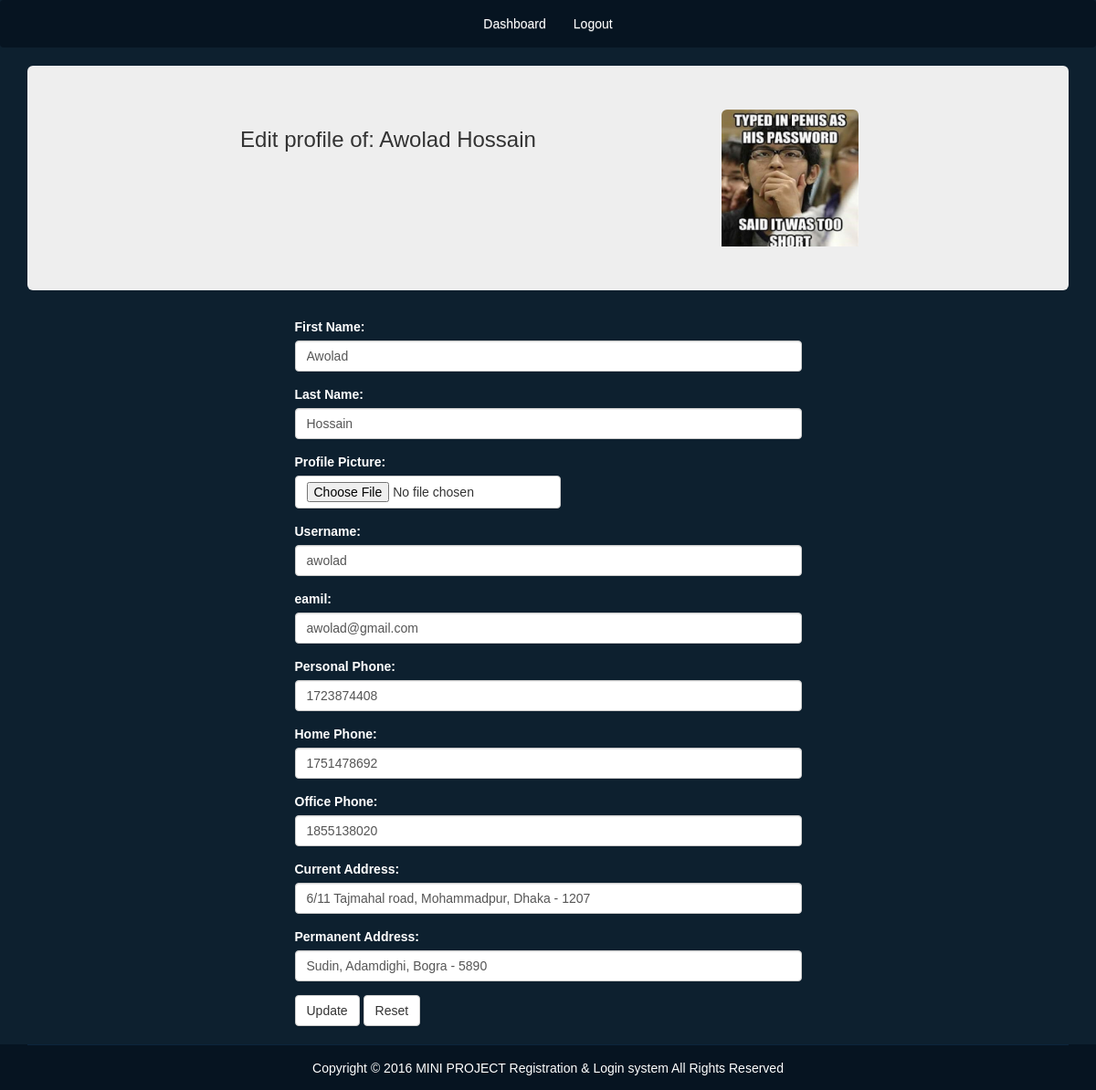
The app's page /editprofile.php?id=95 (signed in) with its own data.
### tables this page shows
CREATE TABLE `profiles` (
  `id` int(11) NOT NULL,
  `user_id` int(11) NOT NULL,
  `first_name` varchar(255) DEFAULT NULL,
  `last_name` varchar(255) DEFAULT NULL,
  `profile_pic` varchar(255) DEFAULT NULL,
  `personal_phone` int(11) DEFAULT NULL,
  `home_phone` int(11) DEFAULT NULL,
  `office_phone` int(11) DEFAULT NULL,
  `current_address` varchar(255) DEFAULT NULL,
  `permanent_address` varchar(255) DEFAULT NULL,
  `created_at` datetime DEFAULT NULL,
  `modified_at` datetime DEFAULT NULL,
  `deleted_at` datetime DEFAULT NULL,
  `modified_by` int(11) DEFAULT NULL
);

CREATE TABLE `users` (
  `id` int(11) NOT NULL,
  `user_group_id` int(11) NOT NULL,
  `unique_id` varchar(255) NOT NULL,
  `username` varchar(255) NOT NULL,
  `password` varchar(255) NOT NULL,
  `email` varchar(255) NOT NULL,
  `modified_at` datetime NOT NULL,
  `created_at` datetime NOT NULL,
  `deleted_at` datetime DEFAULT NULL,
  `is_active` int(11) DEFAULT NULL
);

### app/src/User.php (called while the page is built, shortened)
<?php
class User
{
    public $conn = '';
    public $dbUsserName = 'root';
    public $dbPass = '';
    public $id = '';
    public function __construct()
    {
        try {
            $this->conn = new PDO('mysql:host=localhost;dbname=miniprojectreg', $this->dbUsserName, $this->dbPass);
        } catch (PDOException $e) {
            echo 'ERROR: ' . $e->getMessage();
        }
    }
    public function prepare($data = array())
    {
        if (is_array($data) && array_key_exists('id', $data)) {
            $this->id = $data['id'];
        }
        return $this;
    }
    public function editProfile()
    {
        $stmt = $this->conn->prepare("SELECT p.first_name, p.last_name, p.profile_pic, u.id, u.username, u.email, p.personal_phone, p.home_phone, p.office_phone, p.current_address, p.permanent_address FROM users u JOIN profiles p ON u.id = p.user_id WHERE u.id = :id");
        $stmt->execute(array(':id' => $this->id));
        $singleUser = $stmt->fetch(PDO::FETCH_ASSOC);
        return $singleUser;
    }
}

### editprofile.php (the view, shortened to what this page needs)
<?php
$user = new User();
$singleuser = $user->prepare($_GET)->editProfile();
?>
<!doctype html>
<html lang="en-US">
<head>
    <link rel="stylesheet" href="./assets/css/font-awesome.min.css">
    <link rel="stylesheet" href="./assets/css/bootstrap-theme.min.css">
    <link rel="stylesheet" href="./assets/css/bootstrap.min.css">
    <link rel="stylesheet" href="./assets/css/style.css">
</head>
<body>
<div class="headerArea">
    <nav class="navbar navbarBg">
        <div class="container-fluid">
            <div class="collapse navbar-collapse" id="crud-main-navbar">
                <ul class="nav navbar-nav crudNav">
                    <li>
                        <a href="dashboard.php">Dashboard</a>
                    </li>
                    <li>
                        <a href="logout.php">Logout</a>
                    </li>
                </ul>
            </div>
        </div>
    </nav>
    <div class="container">
        <div class="jumbotron">
            <div class="row">
                <div class="col-md-8">
                    <h3 class="alignCenter">Edit profile of:
                        <?php
                        if (isset($singleuser['first_name']) && isset($singleuser['last_name'])) {
                            echo $singleuser['first_name'] . "\n". $singleuser['last_name'];
                        } else {
                            echo $singleuser['username'];
                        }
                        ?>
                    </h3>
                </div>
                <div class="col-md-4">
                    <div class="profilePic">
                        <img
                            src="<?php echo 'assets/img/' . $singleuser['profile_pic']; ?>"
                            alt=""
                            id="profilePic"
                            width="150"
                            height="150">
                    </div>
                </div>
            </div>
        </div>
    </div>
    <div class="container">
        <div class="row">
            <div class="col-md-6 col-md-offset-3">
                <form action="./app/view/updateprofile.php" method="post" enctype="multipart/form-data">
                    <div class="form-group">
                        <label for="fName">First Name:</label>
                        <input type="text" name="first_name" id="fName" value="<?php echo $singleuser['first_name']; ?>" class="form-control" />
                    </div>
                    <div class="form-group">
                        <label for="lName">Last Name:</label>
                        <input type="text" name="last_name" id="lName" value="<?php echo $singleuser['last_name']; ?>" class="form-control" />
                    </div>
                    <div class="form-group">
                        <label for="pPic">Profile Picture:</label>
                        <input type="file" name="profile_pic" id="pPic" class="btn btn-default" value=""  />
                    </div>
                    <div class="form-group">
                        <label for="uName">Username:</label>
                        <input type="text" name="username" id="uName" value="<?php echo $singleuser['username']; ?>" class="form-control" />
                    </div>
                    <div class="form-group">
                        <label for="email">eamil:</label>
                        <input type="email" name="email" id="email" value="<?php echo $singleuser['email']; ?>" class="form-control" />
                    </div>
                    <div class="form-group">
                        <label for="phone">Personal Phone:</label>
                        <input type="number" name="personal_phone" id="phone" value="<?php echo $singleuser['personal_phone']; ?>" class="form-control" />
                    </div>
                    <div class="form-group">
                        <label for="hPhone">Home Phone:</label>
                        <input type="number" name="home_phone" id="hPhone" value="<?php echo $singleuser['home_phone']; ?>" class="form-control" />
                    </div>
                    <div class="form-group">
                        <label for="oPhone">Office Phone:</label>
                        <input type="number" name="office_phone" id="oPhone" value="<?php echo $singleuser['office_phone']; ?>" class="form-control" />
                    </div>
                    <div class="form-group">
                        <label for="cAddrs">Current Address:</label>
                        <input type="text" name="current_address" id="cAddrs" value="<?php echo $singleuser['current_address']; ?>" class="form-control" />
                    </div>
                    <div class="form-group">
                        <label for="pAddrs">Permanent Address:</label>
                        <input type="text" name="permanent_address" id="pAddrs" value="<?php echo $singleuser['permanent_address']; ?>" class="form-control" />
                    </div>
                    <button type="submit" class="btn btn-default">Update</button>
                    <button type="reset" class="btn btn-default">Reset</button><br/><br/>
                </form>
            </div>
        </div>
    </div>
    <?php
    include_once './content-part.php';
    ?>
</body>
</html>

### assets/css/style.css (style rules this page uses)
html { position: relative; min-height: 100%; }
body { font-family: "Verdana", sans-serif; font-size: 14px; background: #0d202f none repeat scroll 0 0; margin-bottom: 50px; }
.alignCenter { text-align: center; }
label, .radio, .checkbox, .whiteText { color: #fff; }
.navbar .navbar-nav { display: inline-block; float: none; vertical-align: top; }
.navbar .navbar-collapse { text-align: center; }
.navbarBg, #creditArea { background: #061421 none repeat scroll 0 0!important; }
ul.crudNav li > a { color: #ffffff; }
.profilePic img { border-top-left-radius: 6px; border-top-right-radius: 6px; transition: all 0.2s ease 0s; }

### records on screen
profiles: first_name "Awolad", last_name "Hossain", profile_pic (picture), username "awolad", email "awolad@gmail.com", personal_phone "1723874408", home_phone "1751478692", office_phone "1855138020", current_address "6/11 Tajmahal road, Mohammadpur, Dhaka - 1207", permanent_address "Sudin, Adamdighi, Bogra - 5890"
